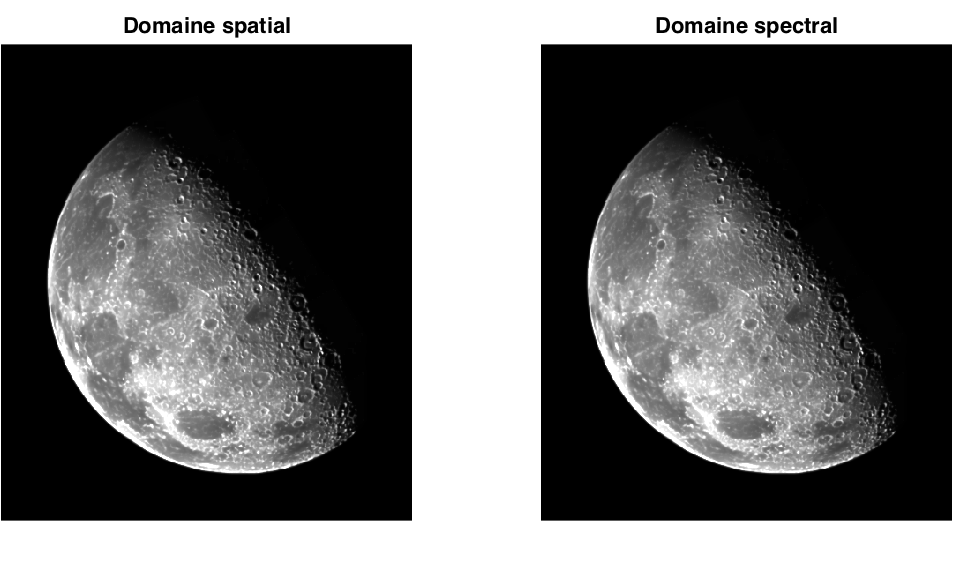
%> input picture ELE8812/TP2/rapport/images/c3fc50s2.png, 954 x 585 px, given in place of Voiture.tif, which was not available
$ octave detramage.m   (GNU Octave 9; MATLAB toolbox functions it lacks are replaced by stand-ins)
%> lines starting %> are read from the running program, lines starting %| are printed output that depends on the picture; pictures that were not available may be replaced by others from this repository, and a replacement may not be noted
### ELE8812/TP2/src/rf_rej.m
function HH = rf_rej(nu1, nu2, W, M, N)
%
% Fonction calculant la réponse fréquentielle d'un filtre RÉEL 2D gaussien
% coupant les fréquences situées autour de (nu1, nu2) avec une "largeur
% de bande" W.
%
% nu1, nu2 et W sont exprimés en fréquences réduites (quantités comprises
% entre -0,5 et 0,5).
%
% Paramètres d'entrées
% nu1 : première coordonnée de la fréquence à rejeter
% nu2 : deuxième coordonnée de la fréquence à rejeter
% W : largeur de la bande à rejeter
% M : nombre de lignes de la réponse fréquentielle à synthétiser
% N : nombre de colonnes de la réponse fréquentiele à synthétiser
%
% Paramètre de sortie
% HH : réponse fréquentielle du filtre. Tableau 2D de taille (M, N)

% Construction du filtre passe-bas

    % Coordonnées du centre de la représentation fréquentielle
    M0 = ceil((M+1) / 2);
    N0 = ceil((N+1) / 2);

    [U, V] = ndgrid(1:M, 1:N);

    % On fait le choix d'avoir HH tel que la fréquence nulle
    % soit au voisinage de son centre
    D2 = (U - M0).^2 + (V - N0).^2;

    fc1 = sqrt((nu1*N)^2 + (nu2*M)^2);

    % On construit et renvoie le filtre gaussien
    HH = 1 - exp(- (D2 - fc1^2).^2 ./ ((W*(M+N)/2)^2 * D2));

end

### ELE8812/TP2/src/detramage.m
%*************************************************************************%
% Fichier : detramage.m                                                   %
% Description : Script effectuant le détramage pqr réjection de fréquences%
%               de l'image Voiture.tif                                    %
% Auteurs : Julien ANTOINE 1813026 & Maxime SCHMITT 1719088               %
% Date : 16/02/2016                                                       %
%*************************************************************************%

clear all; clc;

voiture = imread('Voiture.tif');
%> voiture is the input picture: size 585x954x3 uint8; min 0, max 255, mean 106.9
voitured = double(voiture);

% Obtention de la représentation fréquentielle
F = fftshift(fft2(voitured));

%% Entrée des coordonnées des fréquences à couper (cf question 2)

% Matrices des coordonnées des points lumineux
% PtsLumineux(:,1,[1 2]) -> coordonnées x et y en fréquences réduites
% PtsLumineux(:,2,[1 2]) -> coordonnées x et y en pixels
PtsLumineux = zeros(2,9,2);
% Coordonnées en fréquences réduites
PtsLumineux(1, 1, [1 2]) = [-0.1766 -0.3204];
PtsLumineux(2, 1, [1 2]) = [-0.1707 -0.1531];
PtsLumineux(3, 1, [1 2]) = [0.1647 -0.3367];
PtsLumineux(4, 1, [1 2]) = [0.1647 -0.1694];
PtsLumineux(5, 1, [1 2]) = [0.002994 0.002041];
PtsLumineux(6, 1, [1 2]) = [-0.1587 0.1735];
PtsLumineux(7, 1, [1 2]) = [-0.1587 0.3408];
PtsLumineux(8, 1, [1 2]) = [0.1766 0.1571];
PtsLumineux(9, 1, [1 2]) = [0.1826 0.3245];
% Coordonnées en pixels
PtsLumineux(1, 2, [1 2]) = [55 45];
PtsLumineux(2, 2, [1 2]) = [56 86];
PtsLumineux(3, 2, [1 2]) = [112 41];
PtsLumineux(4, 2, [1 2]) = [112 82];
PtsLumineux(5, 2, [1 2]) = [85 124];
PtsLumineux(6, 2, [1 2]) = [58 166];
PtsLumineux(7, 2, [1 2]) = [58 207];
PtsLumineux(8, 2, [1 2]) = [114 162];
PtsLumineux(9, 2, [1 2]) = [115 203];

%% Coupure des fréquences les plus significatives (centre de la représentation fréquentielle)

% [20 lines of commented-out code are left out]

%% Coupure des secondes fréquences les plus significatives ("Premier cercle" : points d'indice pair)

% On détermine W en trouvant la largeur de l'anneau contenant tous les
% points lumineux

    % On calcule la distance de chaque point au centre
    distances = zeros(4,1);
    for i=[2 4 6 8]
        distances(i/2) = sqrt(PtsLumineux(i,1,1)^2 + PtsLumineux(i,1,2)^2);
    end
    maxDist = max(distances);
    minDist = min(distances);

    % On choisit comme point où appliquer le filtre un point "moyen" des points
    % concernés
    nu1 = mean(abs(PtsLumineux([2 4 6 8],1,1)));
    nu2 = mean(abs(PtsLumineux([2 4 6 8],1,2)));

    % On choisit comme largeur de bande en fonction de la différence de
    % distance entre le point le plus éloigné et celui le plus proche
    % (Chiffre 40 trouvé empiriquement; relève d'une préférence personnelle du résultat)
    W = (maxDist - minDist) * 40;

% On applique le filtre
HH2 = rf_rej(nu1, nu2, W, size(voiture,1), size(voiture,2));
imFilt2 = uint8(ifft2(ifftshift(F .* HH2)));
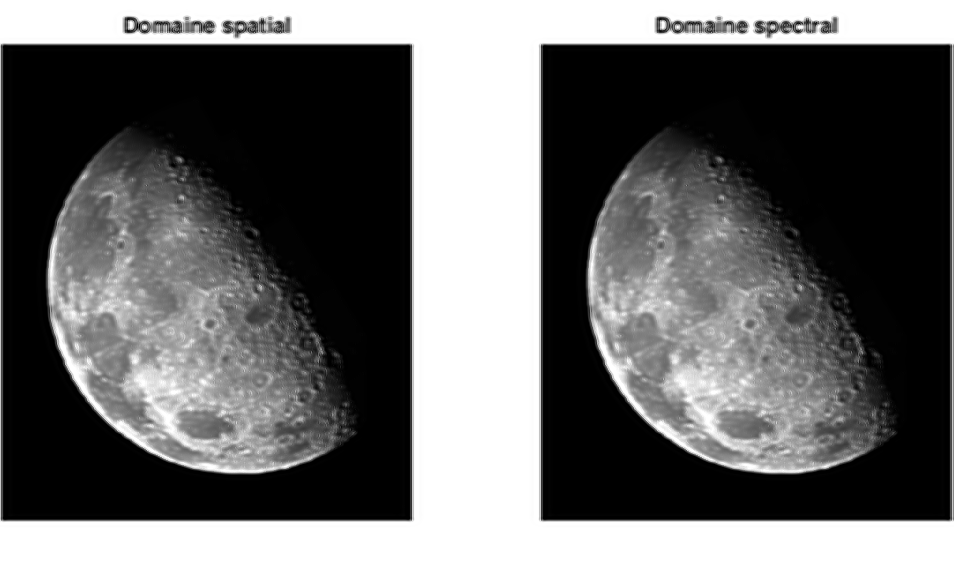
%> imFilt2: size 585x954x3 uint8; min 0, max 255, mean 107

% Affichage du résultat
figure(1);
subplot(2,2,1);
imshow(voiture);
title('Image originale');
subplot(2,2,2);
imshow(imFilt2);
title('Image filtrée des points les plus lumineux');
subplot(2,2,3);
imshow(mat2gray(log(abs(F)+1)));
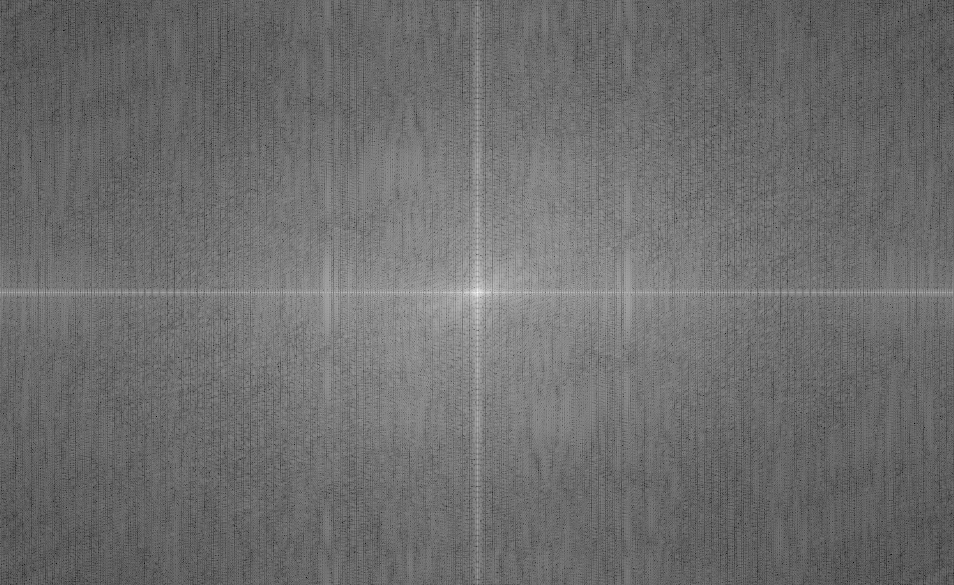
%> displayed picture: size 585x954x3, on the screen's scale of 0 to 255; min 0, max 255, mean 109.5
title({'Représentation spectrale de' 'l''image originale'});
subplot(2,2,4);
imshow(mat2gray(log(abs(F.*HH2)+1)));
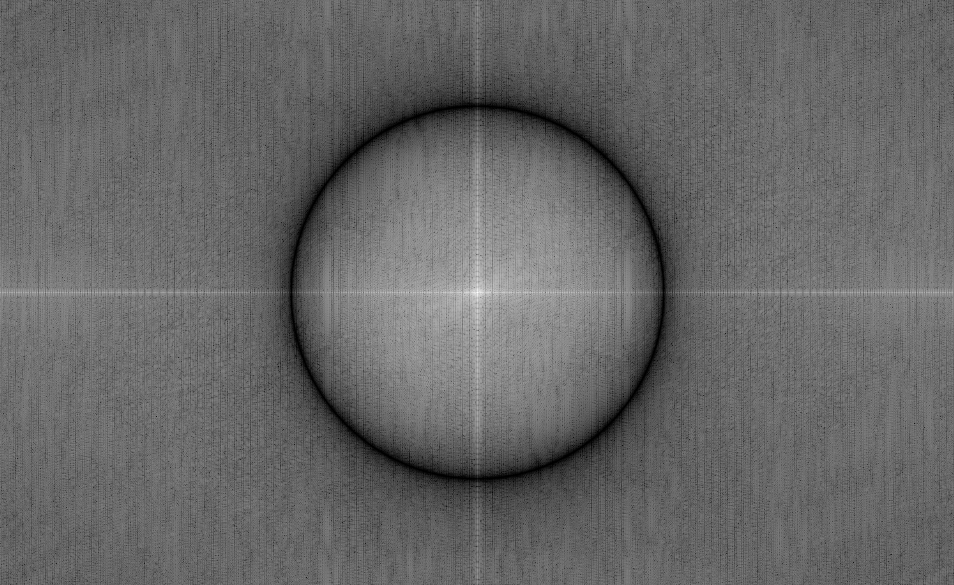
%> displayed picture: size 585x954x3, on the screen's scale of 0 to 255; min 0, max 255, mean 102.6
title({'Représentation spectrale de l''image' 'filtrée des points les plus lumineux'});

% Sauvegarde de la figure
saveas(gcf, '../rapport/images/part4_filtreBas.png');

%% Coupure des dernières fréquences les plus significatives ("Deuxième cercle" : points d'indice impair sauf 5)

% On détermine W en trouvant la largeur de l'anneau contenant tous les
% points lumineux

    % On calcule la distance de chaque point au centre
    distances = zeros(4,1);
    for i=[1 3 7 9]
        distances(logical(floor(i/2))) = sqrt(PtsLumineux(i,1,1)^2 + PtsLumineux(i,1,2)^2);
    end
    maxDist = max(distances);
    minDist = min(distances);

    % On choisit comme point où appliquer le filtre un point "moyen" des points
    % concernés
    nu1 = mean(abs(PtsLumineux([1 3 7 9],1,1)));
    nu2 = mean(abs(PtsLumineux([1 3 7 9],1,2)));

    % On choisit comme largeur de bande en fonction de la différence de
    % distance entre le point le plus éloigné et celui le plus proche
    W = (maxDist - minDist);

% On applique le filtre
HH3 = rf_rej(nu1, nu2, W, size(voiture,1), size(voiture,2));
imFilt3 = uint8(ifft2(ifftshift(F .* HH3)));

% Affichage du résultat
figure(2);
subplot(2,2,1);
imshow(voiture);
title('Image originale');
subplot(2,2,2);
imshow(imFilt3);
title('Image filtrée des points les moins lumineux');
subplot(2,2,3);
imshow(mat2gray(log(abs(F)+1)));
title({'Représentation spectrale de' 'l''image originale'});
subplot(2,2,4);
imshow(mat2gray(log(abs(F.*HH3)+1)));
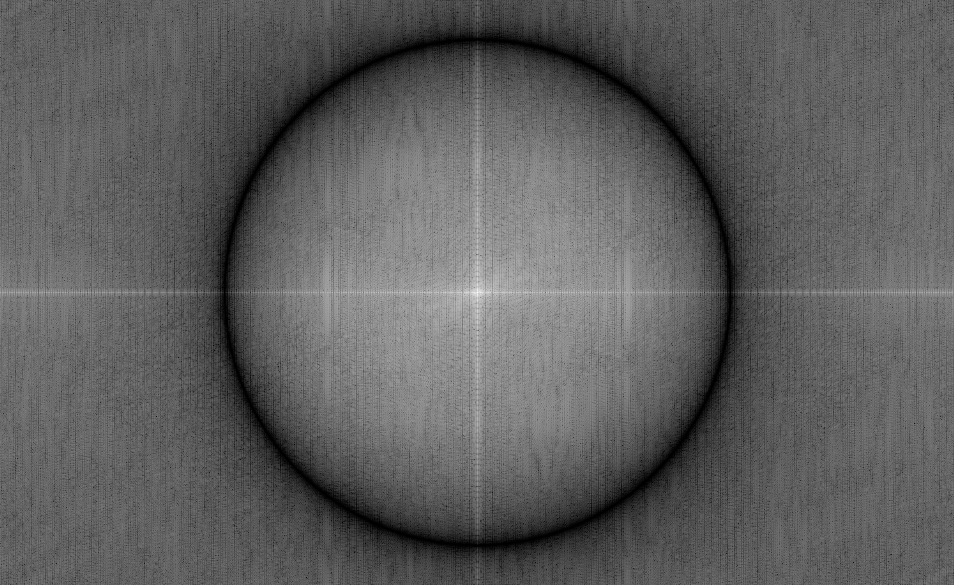
%> displayed picture: size 585x954x3, on the screen's scale of 0 to 255; min 0, max 255, mean 94.4
title({'Représentation spectrale de l''image','filtrée des points les moins lumineux'});

% Sauvegarde de la figure
saveas(gcf, '../rapport/images/part4_filtreHaut.png');

%% Image filtrée avec tous les filtres

figure(3);
subplot(2,2,1);
imshow(voiture);
title('Image originale');
subplot(2,2,2);
imshow(uint8(ifft2(ifftshift(F .* HH2 .* HH3))));
title('Image filtrée');
subplot(2,2,3);
imshow(mat2gray(log(abs(F)+1)));
title({'Représentation spectrale de' 'l''image originale'});
subplot(2,2,4);
imshow(mat2gray(log(abs(F .* HH2 .* HH3)+1)));
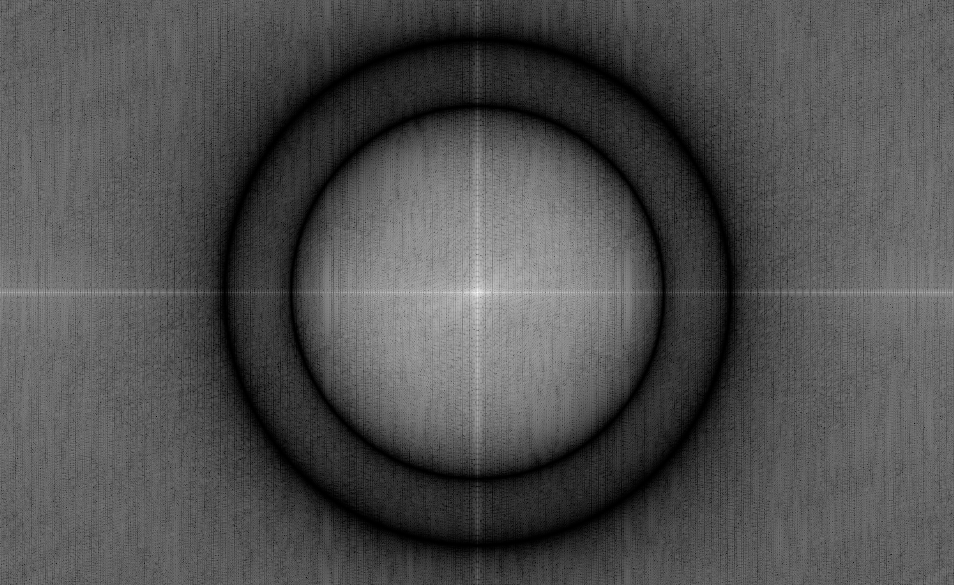
%> displayed picture: size 585x954x3, on the screen's scale of 0 to 255; min 0, max 255, mean 79.6
title({'Représentation spectrale de' ' l''image filtrée des points lumineux'});

% Sauvegarde de la figure
saveas(gcf, '../rapport/images/part4_filtreComplet.png');
